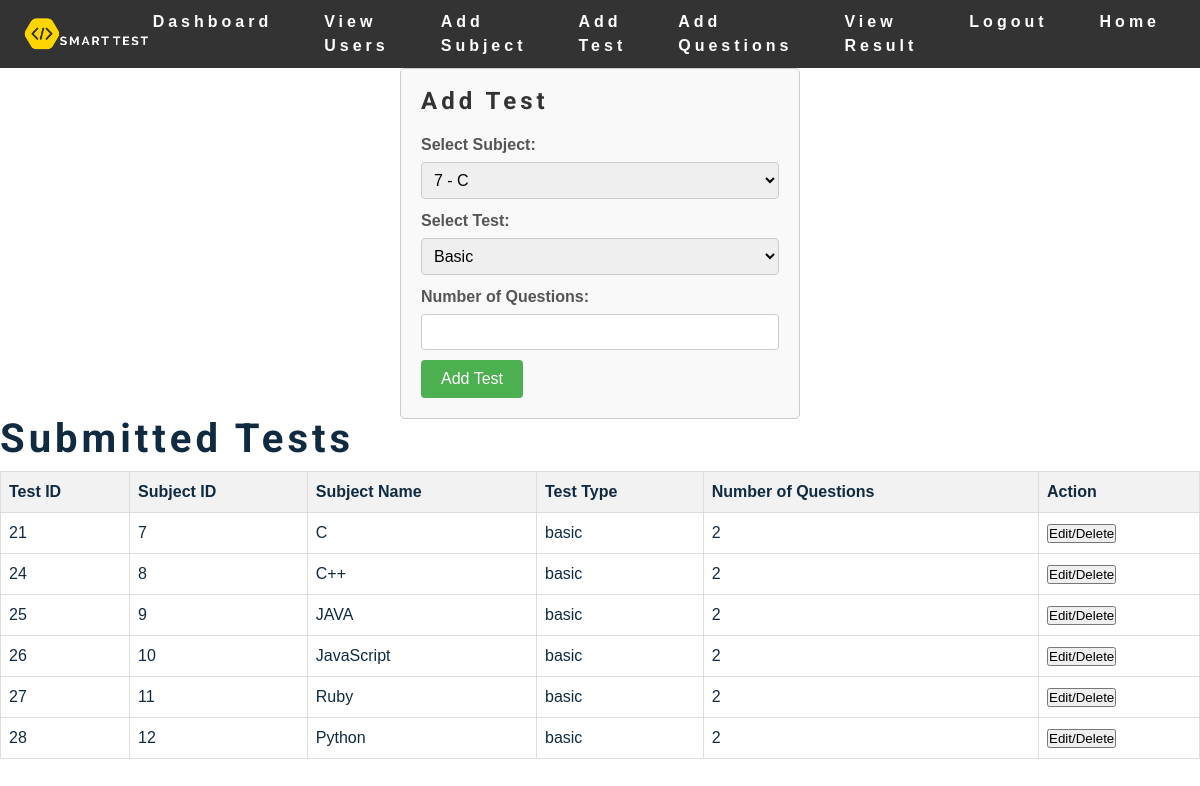
Screenshot of /Admin/addtest.php with the database file from the repository.
### tables this page shows
CREATE TABLE `tests` (
  `test_id` int(11) NOT NULL,
  `subject_id` int(11) NOT NULL,
  `test_type` varchar(150) NOT NULL,
  `num_questions` int(11) NOT NULL,
  `subject_name` varchar(100) NOT NULL
);

CREATE TABLE `subjects` (
  `subject_id` int(11) NOT NULL,
  `subject_name` varchar(100) NOT NULL,
  `subject_code` varchar(50) NOT NULL
);

### Admin/addtest.php (the view, shortened to what this page needs)
<?php
include("header.php");
include("connect.php");
$sql_subjects = "SELECT * FROM subjects";
$result_subjects = $conn->query($sql_subjects);
$sql_tests = "SELECT tests.*, subjects.subject_name AS subject_name FROM tests JOIN subjects ON tests.subject_id = subjects.subject_id";
$result_tests = $conn->query($sql_tests);
?>
<!DOCTYPE html>
<html lang="en">
<head>
</head>
<body>
    <div class="addtest-cont">
    <h2>Add Test</h2>
    <form action="<?php echo htmlspecialchars($_SERVER["PHP_SELF"]); ?>" method="post">
        <label for="subject">Select Subject:</label>
        <select name="subject" id="subject">
            <?php
            if ($result_subjects->num_rows > 0) {
                while ($row = $result_subjects->fetch_assoc()) {
                    echo "<option value='" . $row['subject_id'] . "'>" . $row['subject_id'] . " - " . $row['subject_name'] . "</option>";
                }
            }
            ?>
        </select><br>
        <label for="test">Select Test:</label>
        <select name="test" id="test">
            <option value="basic">Basic</option>
        </select><br>
        <label for="num_questions">Number of Questions:</label>
        <input type="number" name="num_questions" id="num_questions"><br>
        <button type="submit" name="add_test">Add Test</button>
    </form>
        </div>
    <h2>Submitted Tests</h2>
    <table>
        <tr>
            <th>Test ID</th>
            <th>Subject ID</th>
            <th>Subject Name</th>
            <th>Test Type</th>
            <th>Number of Questions</th>
            <th>Action</th>
        </tr>
        <?php
        if ($result_tests->num_rows > 0) {
            while ($row = $result_tests->fetch_assoc()) {
                echo "<tr>";
                echo "<td>" . $row['test_id'] . "</td>";
                echo "<td>" . $row['subject_id'] . "</td>";
                echo "<td>" . $row['subject_name'] . "</td>";
                echo "<td>" . $row['test_type'] . "</td>";
                echo "<td>" . $row['num_questions'] . "</td>";
                echo "<td><button onclick='showEditDeleteForm(" . $row['test_id'] . ")'>Edit/Delete</button>";
                echo "</td>";
                echo "</tr>";
            }
        } else {
            echo "<tr><td colspan='5'>No tests found.</td></tr>";
        }
        ?>
    </table>
</body>
</html>

### css/styles.css (style rules this page uses)
:root { --clr-primary-1: hsl(43, 86%, 17%); --clr-primary-2: hsl(43, 77%, 27%); --clr-primary-3: hsl(43, 72%, 37%); --clr-primary-4: hsl(42, 63%, 48%); --clr-primary-5: hsl(42, 78%, 60%); --clr-primary-6: hsl(43, 89%, 70%); --clr-primary-7: hsl(43, 90%, 76%); --clr-primary-8: hsl(45, 86%, 81%); --clr-primary-9: hsl(45, 90%, 88%); --clr-primary-10: hsl(45, 100%, 96%); --clr-grey-1: hsl(209, 61%, 16%); --clr-grey-2: hsl(211, 39%, 23%); --clr-grey-3: hsl(209, 34%, 30%); --clr-grey-4: hsl(209, 28%, 39%); --clr-grey-5: hsl(210, 22%, 49%); --clr-grey-6: hsl(209, 23%, 60%); --clr-grey-7: hsl(211, 27%, 70%); --clr-grey-8: hsl(210, 31%, 80%); --clr-grey-9: hsl(212, 33%, 89%); --clr-grey-10: hsl(210, 36%, 96%); --clr-white: #fff; --ff-primary: 'Roboto', sans-serif; --ff-secondary: 'Open Sans', sans-serif; --transition: all 0.3s linear; --spacing: 0.25rem; --radius: 0.5rem; --light-shadow: 0 5px 15px rgba(0, 0, 0, 0.1); --dark-shadow: 0 5px 15px rgba(0, 0, 0, 0.2); --max-width: 1170px; }
body { font-family: var(--ff-secondary); background: var(--clr-white); color: var(--clr-grey-1); line-height: 1.5; font-size: 0.875rem; }
h1, h2, h3, h4 { letter-spacing: var(--spacing); text-transform: capitalize; line-height: 1.25; margin-bottom: 0.75rem; font-family: var(--ff-primary); }
h2 { font-size: 2rem; }
@media screen and (min-width: 800px) { h2 { font-size: 2.5rem; } }
@media screen and (min-width: 800px) { body { font-size: 1rem; } }
@media screen and (min-width: 800px) { h1, h2, h3, h4 { line-height: 1; } }

### Admin/header.php (style rules this page uses)
body { margin: 0; padding: 0; font-family: Arial, sans-serif; }

### Admin/addtest.php (style rules this page uses)
table { border-collapse: collapse; width: 100%; }
th, td { border: 1px solid #ddd; padding: 8px; text-align: left; }
th { background-color: #f2f2f2; }
.addtest-cont { max-width: 400px; margin: 0 auto; padding: 20px; border: 1px solid #ccc; border-radius: 5px; background-color: #f9f9f9; }
.addtest-cont h2 { margin-bottom: 20px; font-size: 1.5em; color: #333; }
.addtest-cont label { display: block; margin-bottom: 5px; font-weight: bold; color: #555; }
.addtest-cont select, .addtest-cont input[type="number"] { width: 100%; padding: 8px; margin-bottom: 10px; border: 1px solid #ccc; border-radius: 4px; box-sizing: border-box; font-size: 1em; }
.addtest-cont button { background-color: #4CAF50; color: white; padding: 10px 20px; border: none; border-radius: 4px; cursor: pointer; font-size: 1em; }

### rows the page displays
tests: test_id "21", subject "7", subject.subject_name "C", test_type "basic", num_questions "2"
tests: test_id "24", subject "8", subject.subject_name "C++", test_type "basic", num_questions "2"
tests: test_id "25", subject "9", subject.subject_name "JAVA", test_type "basic", num_questions "2"
tests: test_id "26", subject "10", subject.subject_name "JavaScript", test_type "basic", num_questions "2"
tests: test_id "27", subject "11", subject.subject_name "Ruby", test_type "basic", num_questions "2"
tests: test_id "28", subject "12", subject.subject_name "Python", test_type "basic", num_questions "2"

### other values shown
form field subject "7 - C"
